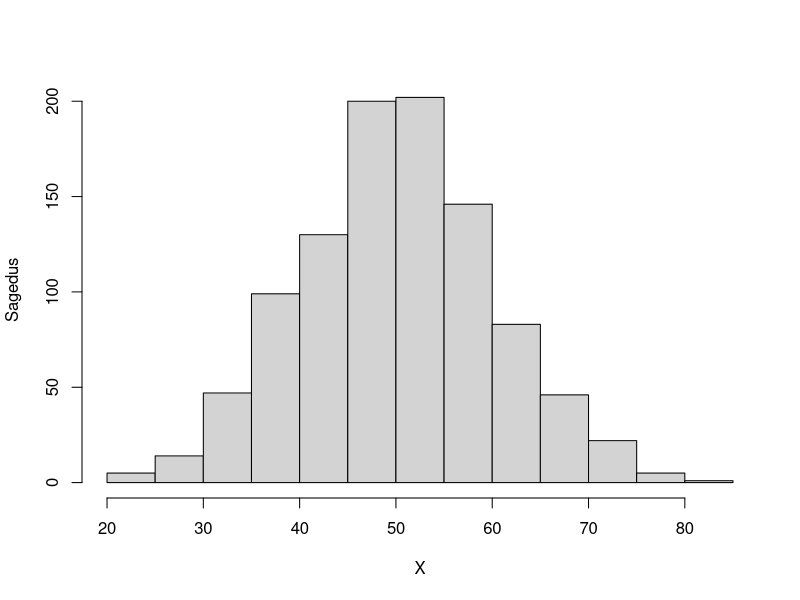
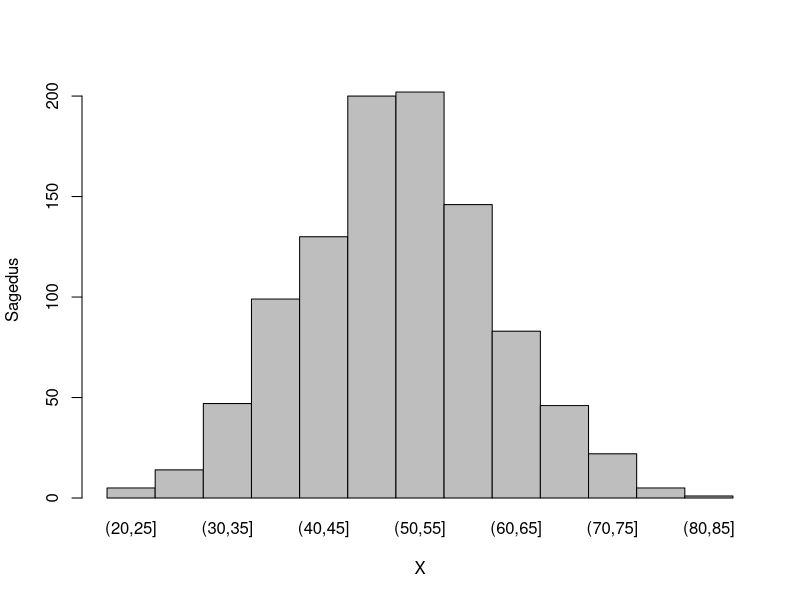

Source code (R) for these figures, in order:
## ---- chunk 1
set.seed(123)
## ---- chunk 2
# Genereerime juhuslikud andmed
andmed <- rnorm(1000, mean = 50, sd = 10)

# Kuvame histogrammi
piirid <- hist(andmed, main = "", 
 xlab = "X", ylab = "Sagedus"
)
## ---- chunk 3
# Samasuguse tulemuse saab ka, kui jaotada rühmadesse funktsioonidega cut ja table
barplot(tmp <- table(cut(andmed, piirid$breaks)), 
 ylim = c(0, max(tmp) + 5), ylab="Sagedus", xlab = "X",
 space = 0
)
